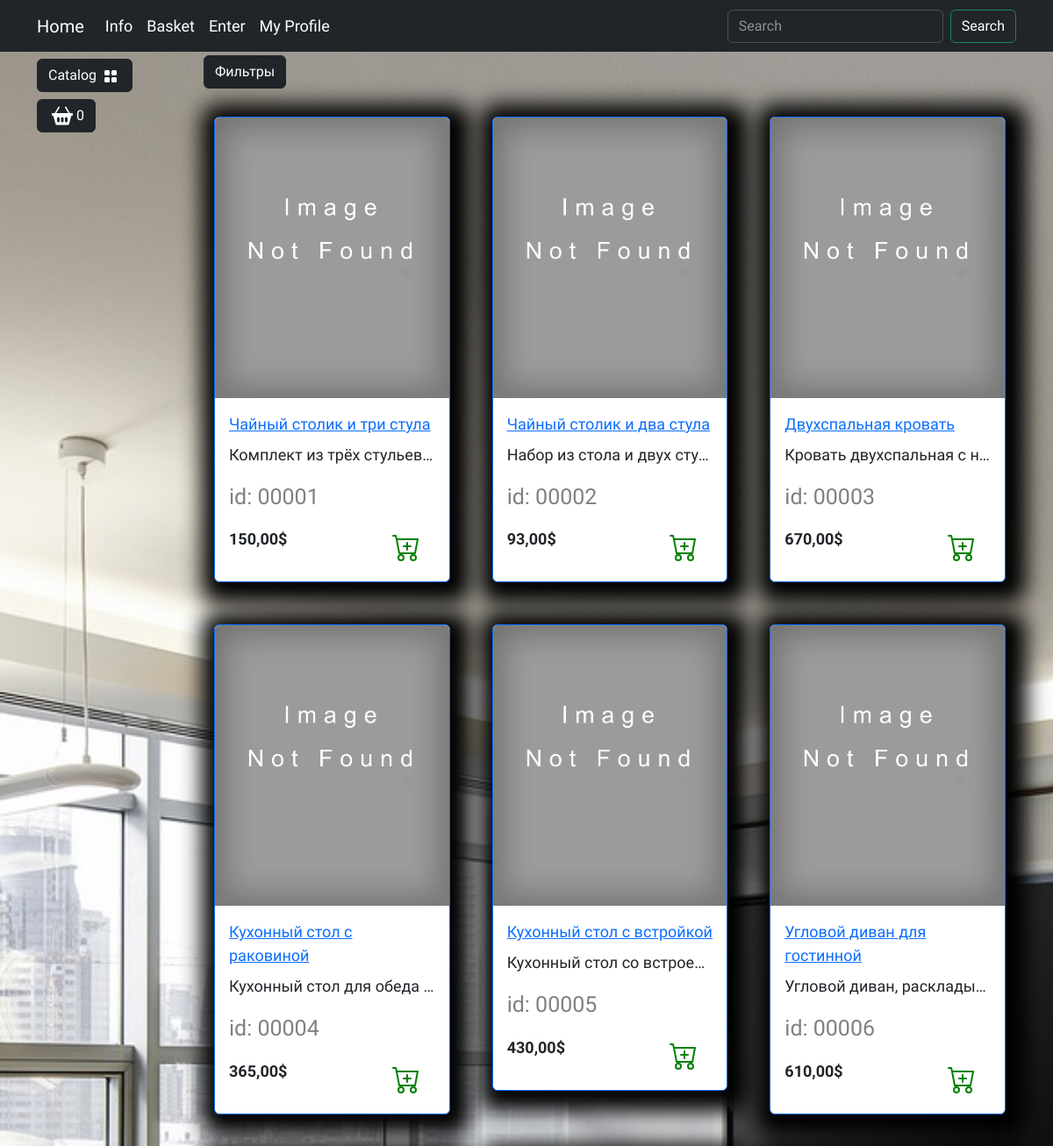
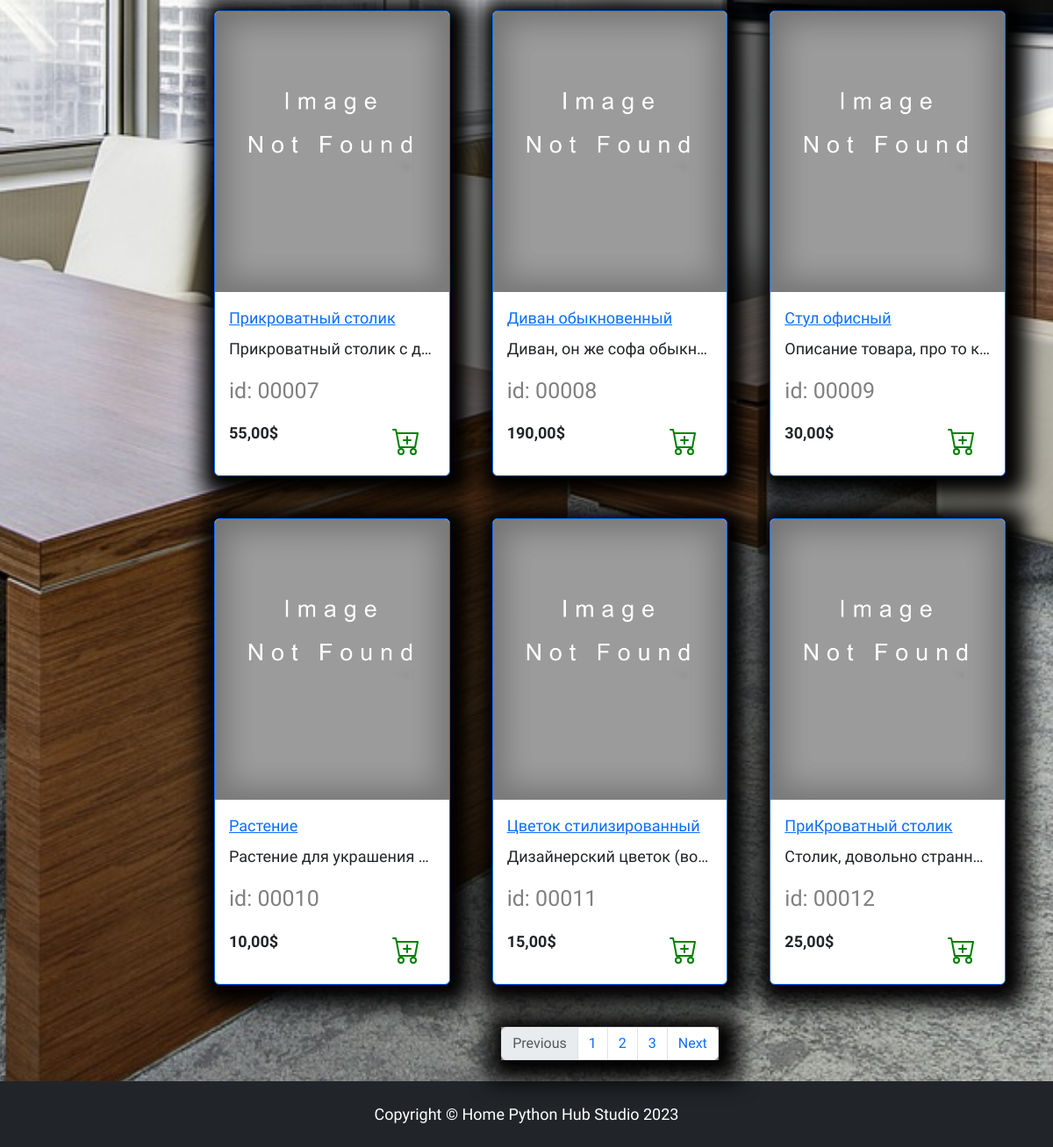
Before: /catalog/all/ with the older database file (2 pictures, top to bottom).
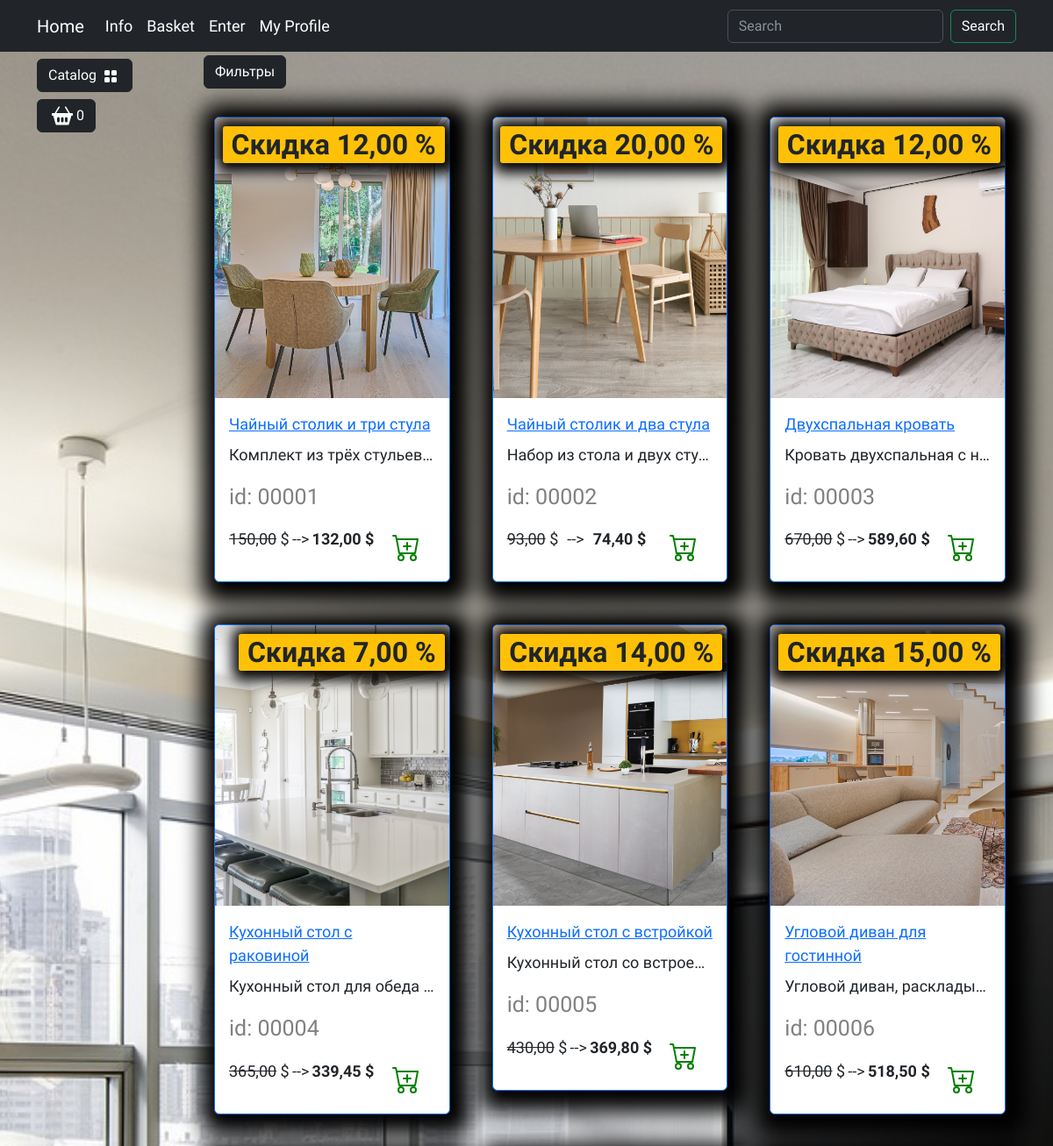
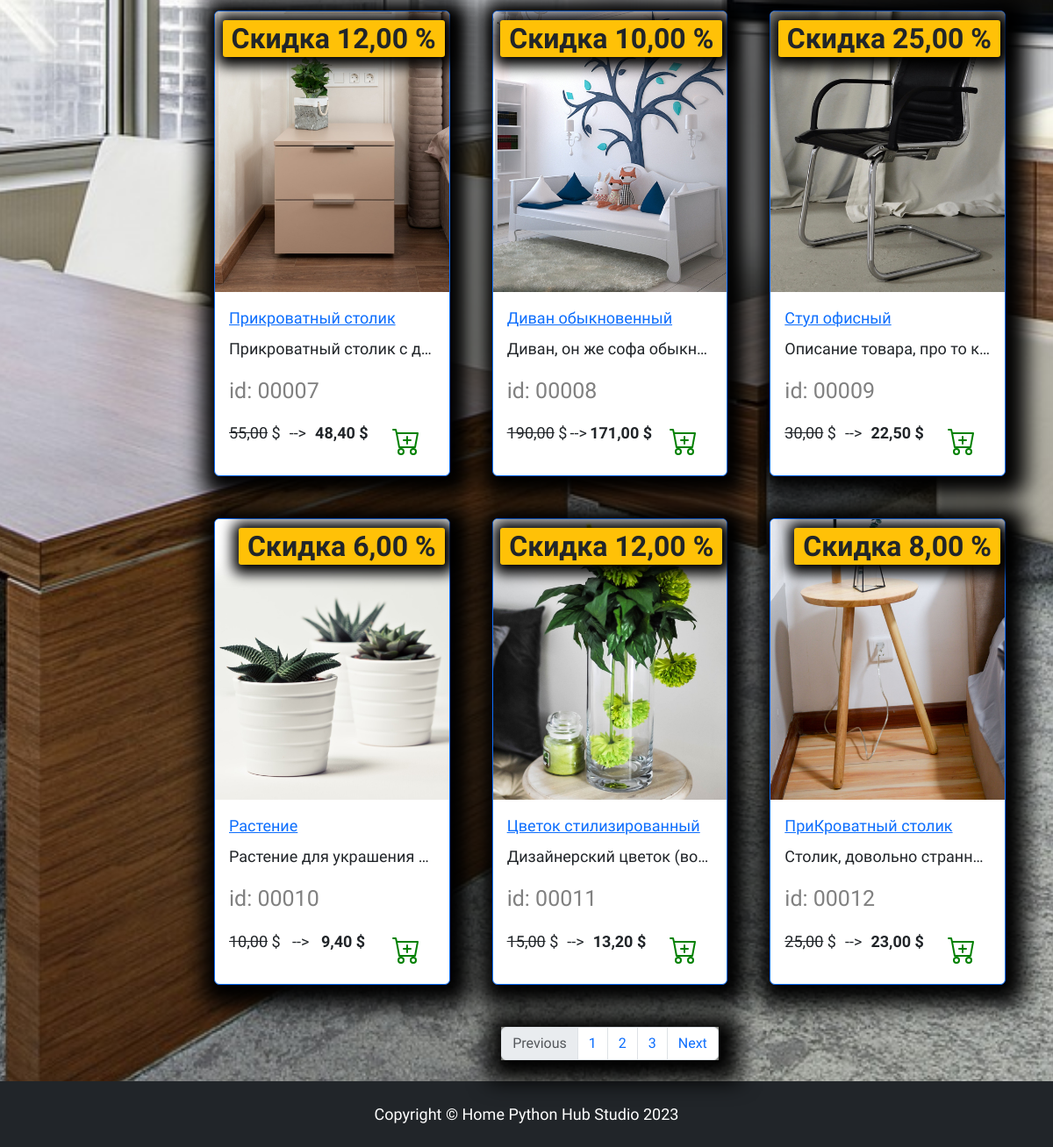
After: the same page with the newer database file (2 pictures, top to bottom).
### products/models.py (models this page shows, shortened)
class Products(models.Model):
    name = models.CharField(max_length=150, unique=True, verbose_name='Название')
    slug = models.SlugField(max_length=200, unique=True, blank=True, null=True, verbose_name='URL')
    description = models.TextField(max_length=300, blank=True, null=True, verbose_name='Описание')
    img = models.ImageField(upload_to='products_images', blank=True, null=True, verbose_name='Изображение')
    price = models.DecimalField(default=0.00, max_digits=7, decimal_places=2, verbose_name='Цена')
    discount = models.DecimalField(default=0.00, max_digits=7, decimal_places=2, verbose_name='Скидка в %')
    quantity = models.PositiveIntegerField(default=0, verbose_name='Количество')
    category = models.ForeignKey(to=Category, on_delete=models.CASCADE, verbose_name='Категория')
    class Meta:
        db_table = 'product'  # значение(имя) таблицы
        verbose_name = 'Продукт'  # название(полей ренейм их)
        verbose_name_plural = 'Продукты'  # (ренейм для множественного числа)
    def display_id(self):
        return f"{self.id:05}"
    def sell_price(self):
        if self.discount:
            return round(self.price - (self.price * self.discount) / 100, 2)
        return self.price

### products/views.py (the view)
# urls.py: path('<slug:category_slug>/', views.catalog, name="index"),
def catalog(request, category_slug):
    if category_slug == 'all':
        products = Products.objects.all()
    else:
        products = get_list_or_404(Products.objects.filter(category__slug=category_slug))  # Если нету в категории
    context = {
        'title': 'Home - Catalog',
        'products': products
    }
    return render(request, 'products/catalog.html', context)

### products/templatetags/products_tags.py (called while the page is built)
@register.simple_tag()
def tag_categories():
    return Category.objects.all()

### products/templates/products/catalog.html (shortened to what this page needs)
{% extends "main/base.html" %}
{% load static %}
{% block content %}
    <div class="row">
        <div class="dropdown mb-2">
                                <button class="btn btn-secondary dropdown-toggle btn-dark" type="button" data-bs-toggle="dropdown"
                                    aria-expanded="false">
                                    Фильтры
                                </button>
                            </div>
        {% for product in products %}
            <div class="col-lg-4 col-md-6 p-4">
                <div class="card border-primary rounded custom-shadow">
                    {% if product.img %}
                        <img src="{{ product.img.url }}" class="card-img-top" alt="{{ product.name }}">
                    {% else %}
                        <img src="{% static 'deps/images/Not found image.png' %}" class="card-img-top" alt="...">
                    {% endif %}
                    <div class="card-body">
                        <a href="{% url 'catalog:product' product.slug %}">
                            <p class="card-title">{{ product.name }}</p>
                        </a>
                        <p class="card-text text-truncate">{{ product.description }}</p>
                        <p class="product_id">id: {{ product.display_id }}</p>
                        <div class="d-flex justify-content-between">
                            {% if product.discount %}
                                <p><s>{{product.price}}</s> $</p>-->
                                <p><strong>{{product.sell_price}} $</strong></p>
                                <span class="badge bg-warning text-dark">Скидка {{product.discount}} %</span>
                            {% else %}
                                <p><strong>{{ product.price }}$</strong></p>
                            {% endif %}
                            <a href="#" class="btn add-to-cart">
                                <img class="mx-1" src="{% static 'deps/icons/cart-plus.svg' %}" alt="Catalog Icon"
                                     width="32" height="32">
                            </a>
                        </div>
                    </div>
                </div>
            </div>
        {% endfor %}
    </div>
    <nav aria-label="Page navigation example">
                            <ul class="pagination justify-content-center my-4">
                                <div class="custom-shadow d-flex">
                                    <li class="page-item disabled">
                                      <a class="page-link">Previous</a>
                                    </li>
                                    <li class="page-item"><a class="page-link" href="#">1</a></li>
                                    <li class="page-item"><a class="page-link" href="#">2</a></li>
                                    <li class="page-item"><a class="page-link" href="#">3</a></li>
                                    <li class="page-item">
                                      <a class="page-link" href="#">Next</a>
                                    </li>
                                </div>
                            </ul>
                        </nav>
{% endblock %}
{% block footer %}
    <footer class="py-4 bg-dark">
        <div class="container">
            <p class="m-0 text-center text-white">Copyright &copy; Home Python Hub Studio 2023</p>
        </div>
    </footer>
{% endblock %}

### main/templates/main/base.html (shortened to what this page needs)
<!DOCTYPE html>
<html lang="en">
<head>
    {% load static %}
    {% load products_tags %}
    <link rel="stylesheet" type="text/css" href="{% static 'deps/css/bootstrap/bootstrap.min.css' %}">
    <link rel="stylesheet" href="{% static 'deps/css/my_css.css' %}">
</head>
<body>
    <header>
        <nav class="navbar navbar-expand-lg bg-dark" data-bs-theme="dark">
            <div class="container">
                <a class="navbar-brand" href="{% url 'main:home' %}">Home</a>
                <div class="collapse navbar-collapse" id="navbarSupportedContent">
                    <ul class="navbar-nav me-auto mb-2 mb-lg-0">
                        <li class="nav-item- dropdown ">
                            <a class="nav-link dropdown-toggle text-white" href="#" role="button"
                                data-bs-toggle="dropdown" aria-expanded="false">
                                Info
                            </a>
                        </li>
                        <li class="nav-item">
                            <a class="nav-link  text-white" href="carts/cart.html">Basket</a>
                        </li>
                        <li class="nav-item">
                            <a class="nav-link  text-white" href="users/login.html">Enter</a>
                        </li>
                        <li class="nav-item dropdown ">
                            <a class="nav-link dropdown-toggle text-white" href="#" role="button"
                                data-bs-toggle="dropdown" aria-expanded="false">
                                My Profile
                            </a>
                        </li>
                    </ul>
                    <form class="d-flex" role="search">
                        <input class="form-control me-2" type="search" placeholder="Search" aria-label="Search">
                        <button class="btn btn-outline-success text-white" type="submit">Search</button>
                    </form>
                </div>
            </div>
        </nav>
    </header>
    <section>
        <div class="container">
            <div class="row mt-1 position-fixed z-3">
                <div class="dropdown mb-2">
                    <button class="btn btn-secondary dropdown-toggle btn-dark" type="button" data-bs-toggle="dropdown"
                        aria-expanded="false">
                        Catalog
                        <img class="mx-1" src="{% static 'deps/icons/grid-fill.svg' %}" alt="Catalog Icon" width="16"
                            height="16">
                    </button>
                        {% tag_categories as categories %}
                </div>
                <div>
                    <button type="button" class="btn btn-dark btn-secondary d-flex" id="modalButton"
                        aria-expanded="false">
                        <img class="mx-1" src="{% static 'deps/icons/basket2-fill.svg' %}" alt="Catalog Icon" width="24"
                            height="24">
                        <span id="goods-in-cart-count">0</span>
                    </button>
                </div>
            </div>
        </div>
        <div class="container">
            <div class="row mt-1">
                <div class="col-lg-2">
                </div>
                <div class="col-lg-10">
                    {% block content %}
                    {% endblock %}
                </div>
            </div>
        </div>
    </section>
    {% block footer %}{% endblock %}
</body>
</html>

### static/deps/css/my_css.css (style rules this page uses)
body { background-image: url("../images/bg-image.jpg"); background-repeat: no-repeat; background-attachment: fixed; background-position: center center; background-size: cover; height: 100%; font-family: 'Protest Riot', sans-serif; font-size: 18px; }
.navbar-brand { transition: .5s; }
.nav-item { transition: .5s; }
.dropdown-toggle::after { content: none; }
.custom-shadow { box-shadow: 5px 5px 25px 19px #000000; }
.product_id { color: gray; font-size: 25px; }
.badge.bg-warning.text-dark { position: absolute; top: 10px; right: 5px; z-index: 1; padding: 5px 10px; border-radius: 3px; font-size: 2rem; box-shadow: 2px 2px 15px 9px #000000; }

Changed rows visible on the page:
changed Products "Чайный столик и три стула": img: picture added; sell_price (not shown) → "132,00"; discount (not shown) → "12,00"
changed Products "Чайный столик и два стула": img: picture added; sell_price (not shown) → "74,40"; discount (not shown) → "20,00"
changed Products "Двухспальная кровать": img: picture added; sell_price (not shown) → "589,60"; discount (not shown) → "12,00"
changed Products "Кухонный стол с раковиной": img: picture added; sell_price (not shown) → "339,45"; discount (not shown) → "7,00"
changed Products "Кухонный стол с встройкой": img: picture added; sell_price (not shown) → "369,80"; discount (not shown) → "14,00"
changed Products "Угловой диван для гостинной": img: picture added; sell_price (not shown) → "518,50"; discount (not shown) → "15,00"
changed Products "Прикроватный столик": img: picture added; sell_price (not shown) → "48,40"; discount (not shown) → "12,00"
changed Products "Диван обыкновенный": img: picture added; sell_price (not shown) → "171,00"; discount (not shown) → "10,00"
changed Products "Стул офисный": img: picture added; sell_price (not shown) → "22,50"; discount (not shown) → "25,00"
changed Products "Растение": img: picture added; sell_price (not shown) → "9,40"; discount (not shown) → "6,00"
changed Products "Цветок стилизированный": img: picture added; sell_price (not shown) → "13,20"; discount (not shown) → "12,00"
changed Products "ПриКроватный столик": img: picture added; sell_price (not shown) → "23,00"; discount (not shown) → "8,00"
